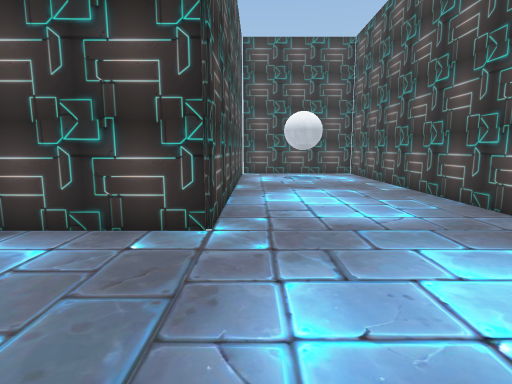
[1] (above)

16 first-person views from a walk through a Unity game level. The camera is 1.5 m above the floor, tilts 8° down and sees 80° across. The floor is counted in squares, 1 m on a side. Each view is taken from the middle of a square. On the plan, view 1 faces up. The plan holds only what a view shows up to about 15 squares ahead; the rest is blank. The place goes on beyond the plan. Some animated figures are left out. Some surface patterns are stand-ins.

[2]
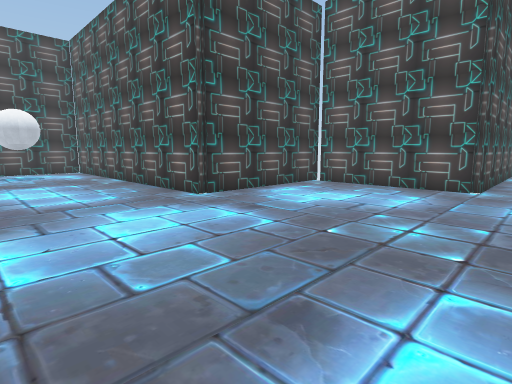

[3]
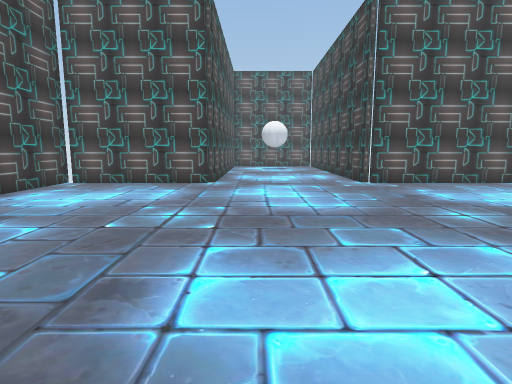

[4]
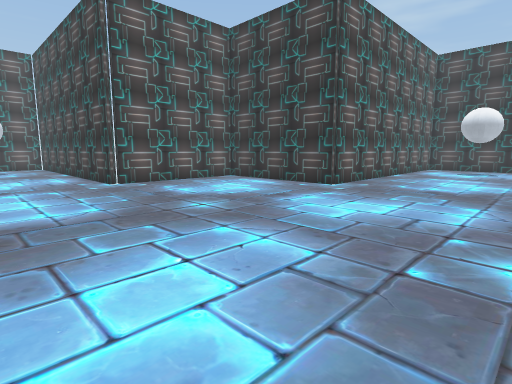

[5]
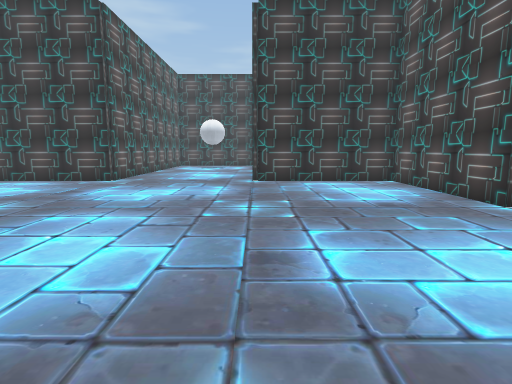

[6]
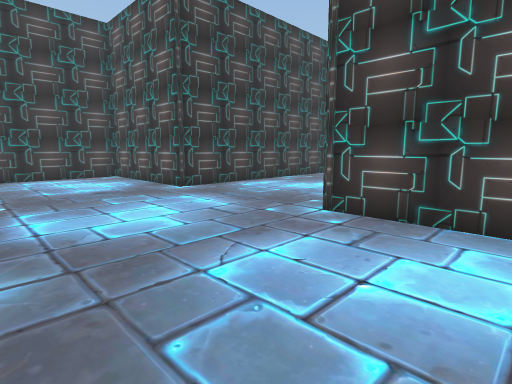

[7]
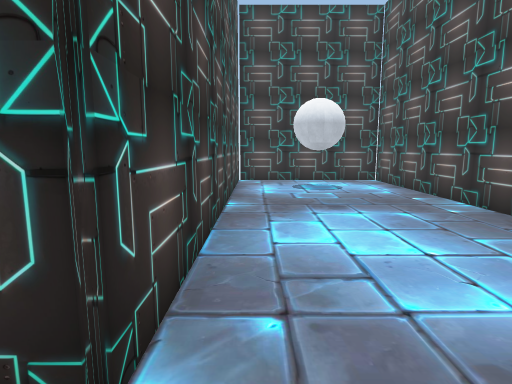

[8]
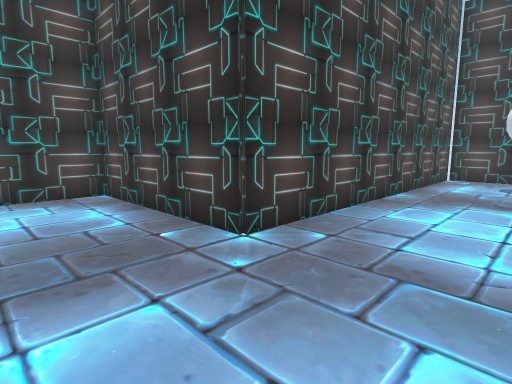

[9]
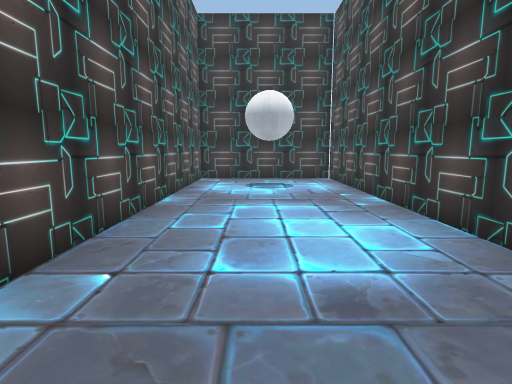

[10]
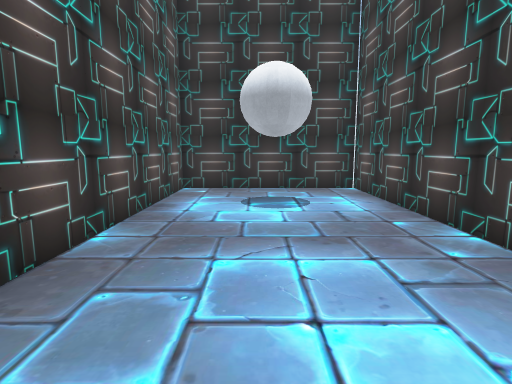

[11]
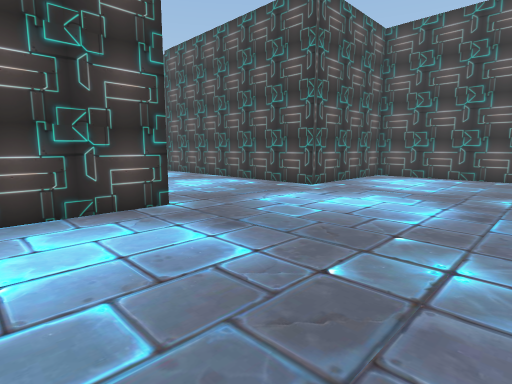

[12]
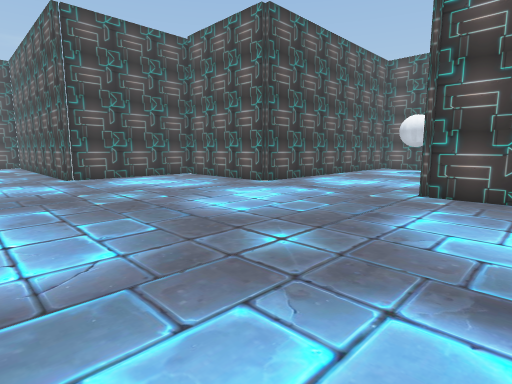

[13]
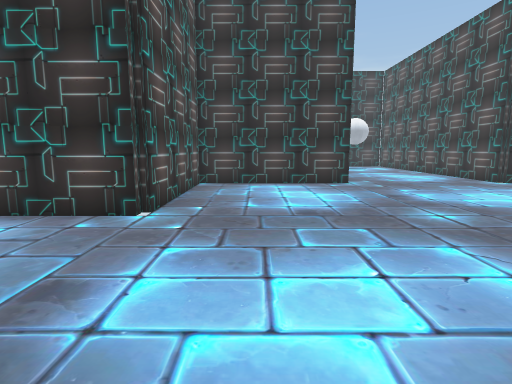

[14]
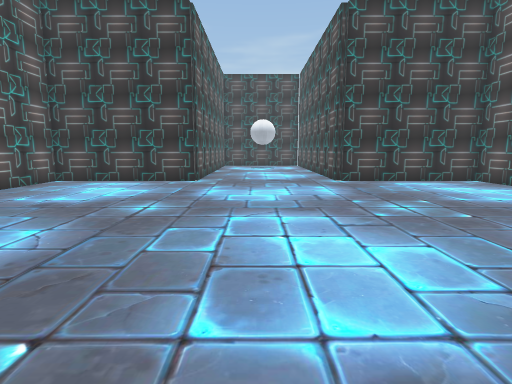

[15]
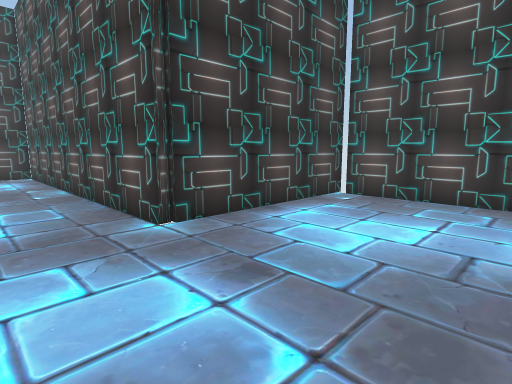

[16]
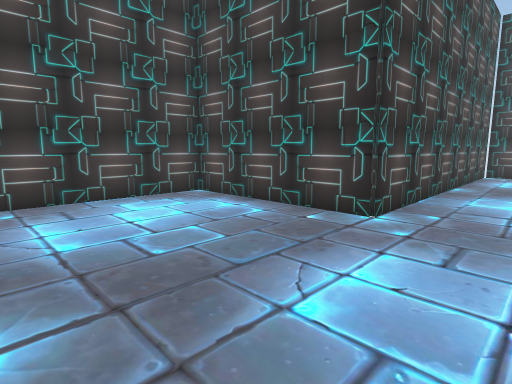

### Floor plan
Points are (right, up) in squares from view 1. A wall is a line through its corners. A room is listed if a view was taken in it or the views show most of it. See-through windows are left out.
Room 1 (views 1, 2, 3, 4, 5, 6, 7, 8, 9, 10, 11, 12, 13, 14, 15, 16)
walls: (6.2, 5.4) (6.2, 5.9); (12.5, -0.9) (12.5, 5.2); (-0.8, -14.6) (-0.8, -27.8) (5.8, -27.8) (5.8, -14.5) (12.5, -14.5) (12.5, -8.2) (12.9, -8.2); (12.6, -7.8) (15.5, -7.8); (15.5, -1.1) (12.7, -1.1) (12.7, -0.8); (-11.5, -7.8) (-7.5, -7.8) (-7.5, -14.5) (-1.1, -14.5); (12.9, 5.5) (5.8, 5.5) (5.8, 18.9) (-0.8, 18.9) (-0.8, 5.5) (-7.5, 5.5) (-7.5, -1.1) (-10.5, -1.1)
ways out: gap at (13, 5)

Where each view was taken, in squares from view 1:
view 1: 0 up, 0 right, facing up
view 2: 3 down, 0 right, facing up-right
view 3: 3 down, 1 left, facing right
view 4: 3 down, 1 left, facing down-right
view 5: 0 up, 1 left, facing down
view 6: 3 up, 1 left, facing down-left
view 7: 4 up, 0 right, facing up
view 8: 2 up, 3 right, facing up-left
view 9: 12 down, 3 right, facing down
view 10: 16 down, 3 right, facing down
view 11: 12 down, 0 right, facing up-left
view 12: 11 down, 2 right, facing up-right
view 13: 1 down, 10 right, facing down
view 14: 0 up, 3 right, facing down
view 15: 0 up, 3 right, facing up-right
view 16: 1 down, 2 right, facing up-left
